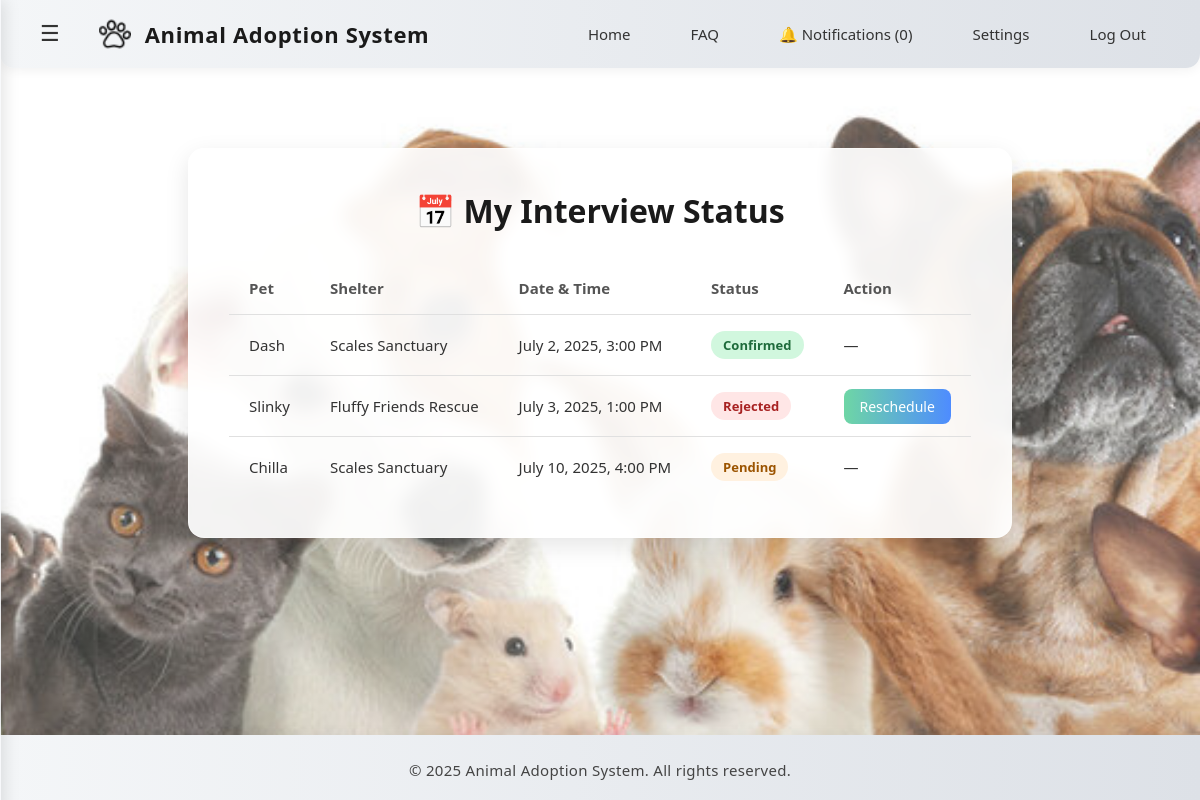
Screenshot of /adopter/interview_status.php (signed in) with the database file from the repository.
### tables this page shows
CREATE TABLE `interviews` (
  `id` int(11) NOT NULL,
  `application_id` int(11) NOT NULL,
  `adopter_id` int(11) NOT NULL,
  `shelter_id` int(11) NOT NULL,
  `pet_id` int(11) NOT NULL,
  `interview_datetime` datetime NOT NULL,
  `status` enum('pending','confirmed','rejected') DEFAULT 'pending',
  `created_at` timestamp NOT NULL DEFAULT current_timestamp()
);

CREATE TABLE `pets` (
  `id` int(11) NOT NULL,
  `name` varchar(100) NOT NULL,
  `species` varchar(100) DEFAULT NULL,
  `breed` varchar(100) DEFAULT NULL,
  `age` int(11) DEFAULT NULL,
  `gender` varchar(10) DEFAULT NULL,
  `description` text DEFAULT NULL,
  `image` varchar(255) DEFAULT NULL,
  `status` enum('available','adopted') DEFAULT 'available',
  `shelter_id` int(11) DEFAULT NULL,
  `adoption_date` date DEFAULT NULL
);

CREATE TABLE `users` (
  `id` int(11) NOT NULL,
  `username` varchar(100) NOT NULL,
  `email` varchar(255) NOT NULL,
  `password` varchar(255) NOT NULL,
  `first_name` varchar(100) DEFAULT NULL,
  `last_name` varchar(100) DEFAULT NULL,
  `phone_number` varchar(12) DEFAULT NULL,
  `role` enum('adopter','shelter','admin') NOT NULL,
  `created_at` timestamp NOT NULL DEFAULT current_timestamp(),
  `phone` varchar(20) DEFAULT NULL,
  `status` varchar(50) NOT NULL DEFAULT 'active'
);

### adopter/interview_status.php (the view, shortened to what this page needs)
<?php
include('../db_connection.php');
$adopter_id = $_SESSION['user_id'];
$sql = "SELECT i.*, p.name AS pet_name, u.username AS shelter_name, i.application_id
        FROM interviews i
        JOIN pets p ON i.pet_id = p.id
        JOIN users u ON i.shelter_id = u.id
        WHERE i.adopter_id = ?
        ORDER BY i.interview_datetime ASC";
$stmt = $conn->prepare($sql);
$stmt->bind_param("i", $adopter_id);
$stmt->execute();
$result = $stmt->get_result();
?>
<!DOCTYPE html>
<html lang="en">
<head>
    <link rel="stylesheet" href="../css/common.css">
    <link rel="stylesheet" href="../css/adopter.css">
    <link rel="stylesheet" href="../css/sidebar.css">
</head>
<body>
<?php include('../includes/navbar_adopter.php'); ?>
<div class="interview-wrapper">
    <h2>📅 My Interview Status</h2>
    <?php if ($result->num_rows > 0): ?>
        <table>
            <tr>
                <th>Pet</th>
                <th>Shelter</th>
                <th>Date & Time</th>
                <th>Status</th>
                <th>Action</th>
            </tr>
            <?php while ($row = $result->fetch_assoc()):
                $status = strtolower($row['status']);
                $status_class = "status-text " . $status;
            ?>
                <tr>
                    <td><?= htmlspecialchars($row['pet_name']) ?></td>
                    <td><?= htmlspecialchars($row['shelter_name']) ?></td>
                    <td><?= date("F j, Y, g:i A", strtotime($row['interview_datetime'])) ?></td>
                    <td><span class="<?= $status_class ?>"><?= ucfirst($status) ?></span></td>
                    <td>
                        <?php if ($status === 'rejected'): ?>
                            <a href="schedule_interview.php?app_id=<?= $row['application_id'] ?>" class="action-btn">Reschedule</a>
                        <?php else: ?>
                            <span>—</span>
                        <?php endif; ?>
                    </td>
                </tr>
            <?php endwhile; ?>
        </table>
    <?php else: ?>
        <div class="empty-msg">You do not have any scheduled interviews.</div>
    <?php endif; ?>
</div>
<?php include('../includes/footer.php'); ?>
</body>
</html>

### css/common.css (style rules this page uses)
html, body { height: 100%; margin: 0; display: flex; flex-direction: column; }

### css/adopter.css (style rules this page uses)
body { margin: 0; font-family: 'Segoe UI', sans-serif; background: linear-gradient(rgba(255,255,255,0.2), rgba(255,255,255,0.2)), url('../images/PetsBackground2.jpg') no-repeat center center fixed; background-size: cover; color: #333; }

### adopter/interview_status.php (style rules this page uses)
:root { --accent-gradient: linear-gradient(90deg, #6ed6a5 0%, #4e8cff 100%); --text-color: #333; --text-color-light: #555; --container-bg: rgba(255, 255, 255, 0.92); --border-color: #e0e0e0; --shadow: 0 8px 25px rgba(0,0,0,0.1); --border-radius: 16px; }
.interview-wrapper { max-width: 900px; margin: 80px auto 40px; padding: 40px; background: var(--container-bg); border-radius: var(--border-radius); box-shadow: var(--shadow); -webkit-backdrop-filter: blur(8px); backdrop-filter: blur(8px); border: 1px solid rgba(255,255,255,0.4); }
h2 { text-align: center; font-size: 32px; font-weight: 700; color: #1a1a1a; margin-top: 0; margin-bottom: 30px; }
table { width: 100%; border-collapse: collapse; background-color: transparent; }
th, td { padding: 16px 20px; font-size: 15px; text-align: left; border-bottom: 1px solid var(--border-color); }
th { font-weight: 600; color: var(--text-color-light); }
tr:last-child td { border-bottom: none; }
.status-text { display: inline-block; font-weight: 600; text-transform: capitalize; padding: 5px 12px; border-radius: 50px; font-size: 13px; }
.status-text.confirmed { color: #1e6b3b; background-color: #d1f7de; }
.status-text.pending { color: #9c5400; background-color: #fff1e0; }
.status-text.rejected { color: #a82222; background-color: #ffe6e6; }
.action-btn { color: #fff; padding: 8px 16px; border: none; border-radius: 8px; font-size: 14px; font-weight: 500; cursor: pointer; text-decoration: none; transition: all 0.2s ease; background: var(--accent-gradient); }

### rows the page displays
interviews: pet.name "Dash", shelter.username "Scales Sanctuary", interview_datetime "July 2, 2025, 3:00 PM", status "Confirmed"
interviews: pet.name "Slinky", shelter.username "Fluffy Friends Rescue", interview_datetime "July 3, 2025, 1:00 PM", status "Rejected"
interviews: pet.name "Chilla", shelter.username "Scales Sanctuary", interview_datetime "July 10, 2025, 4:00 PM", status "Pending"

### other values shown
$unread_count "0"
